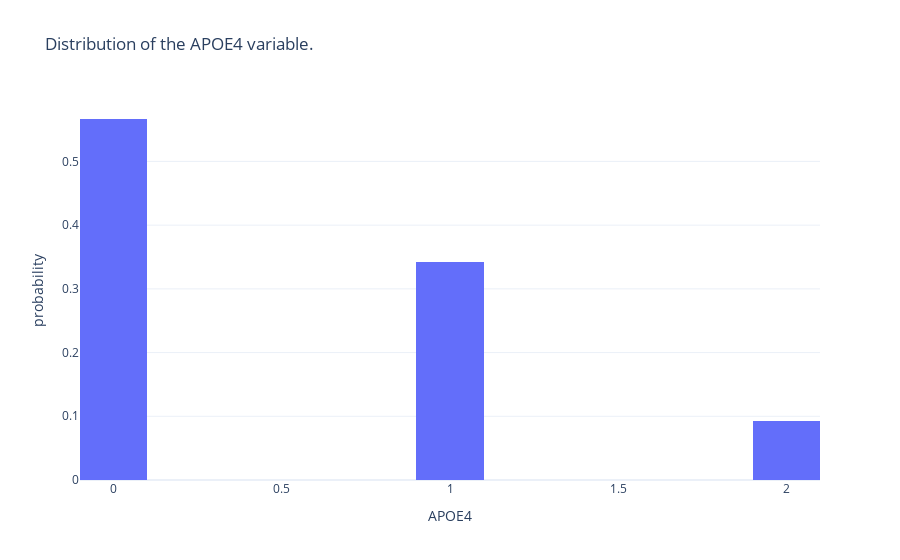

This figure's notebook cell:
### Code cell
adni.plot_apoe4()

### Figure 1 — Plotly figure (JSON) as saved in the notebook; plotly's stock layout.template omitted (floating-point values rounded to 4 significant figures; data arrays with more than 128 entries replaced by an {"elided": "..."} marker saying what was removed)
{"data": [{"alignmentgroup": "True", "bingroup": "x", "histnorm": "probability", "hovertemplate": "APOE4=%{x}<br>probability=%{y}<extra></extra>", "legendgroup": "", "marker": {"color": "#636efa", "pattern": {"shape": ""}}, "name": "", "nbinsx": 20, "offsetgroup": "", "orientation": "v", "showlegend": false, "type": "histogram", "x": {"elided": "826 int values"}, "xaxis": "x", "yaxis": "y"}], "layout": {"barmode": "relative", "legend": {"tracegroupgap": 0}, "title": {"text": "Distribution of the APOE4 variable."}, "xaxis": {"anchor": "y", "domain": [0, 1], "title": {"text": "APOE4"}}, "yaxis": {"anchor": "x", "domain": [0, 1], "title": {"text": "probability"}}}}
